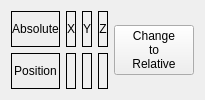
         <widget class="QWidget" name="page_6">
          <layout class="QGridLayout" name="gridLayout_3">
           <item row="0" column="0">
            <widget class="QLabel" name="label_8">
             <property name="frameShape">
              <enum>QFrame::Box</enum>
             </property>
             <property name="text">
              <string>Absolute</string>
             </property>
             <property name="alignment">
              <set>Qt::AlignCenter</set>
             </property>
            </widget>
           </item>
           <item row="0" column="4" rowspan="2">
            <widget class="QPushButton" name="droReletiveBtn">
             <property name="text">
              <string>Change
to
Relative</string>
             </property>
             <property name="page" stdset="0">
              <number>0</number>
             </property>
             <attribute name="buttonGroup">
              <string notr="true">droSmallNavBtns</string>
             </attribute>
            </widget>
           </item>
           <item row="1" column="0">
            <widget class="QLabel" name="label_11">
             <property name="frameShape">
              <enum>QFrame::Box</enum>
             </property>
             <property name="text">
              <string>Position</string>
             </property>
             <property name="alignment">
              <set>Qt::AlignCenter</set>
             </property>
            </widget>
           </item>
           <item row="1" column="1">
            <widget class="StatusLabel" name="statuslabel_12">
             <property name="font">
              <font>
               <family>DejaVu Sans</family>
               <pointsize>12</pointsize>
              </font>
             </property>
             <property name="frameShape">
              <enum>QFrame::Box</enum>
             </property>
             <property name="alignment">
              <set>Qt::AlignCenter</set>
             </property>
             <property name="rules" stdset="0">
              <string>[{&quot;channels&quot;: [{&quot;url&quot;: &quot;position:abs?string&amp;axis=x&quot;, &quot;trigger&quot;: true}], &quot;property&quot;: &quot;Text&quot;, &quot;expression&quot;: &quot;ch[0]&quot;, &quot;name&quot;: &quot;Absolute Position&quot;}]</string>
             </property>
            </widget>
           </item>
           <item row="1" column="2">
            <widget class="StatusLabel" name="statuslabel_13">
             <property name="font">
              <font>
               <family>DejaVu Sans</family>
               <pointsize>12</pointsize>
              </font>
             </property>
             <property name="frameShape">
              <enum>QFrame::Box</enum>
             </property>
             <property name="alignment">
              <set>Qt::AlignCenter</set>
             </property>
             <property name="rules" stdset="0">
              <string>[{&quot;channels&quot;: [{&quot;url&quot;: &quot;position:abs?string&amp;axis=y&quot;, &quot;trigger&quot;: true}], &quot;property&quot;: &quot;Text&quot;, &quot;expression&quot;: &quot;ch[0]&quot;, &quot;name&quot;: &quot;Absolute Position&quot;}]</string>
             </property>
            </widget>
           </item>
           <item row="1" column="3">
            <widget class="StatusLabel" name="statuslabel_14">
             <property name="font">
              <font>
               <family>DejaVu Sans</family>
               <pointsize>12</pointsize>
              </font>
             </property>
             <property name="frameShape">
              <enum>QFrame::Box</enum>
             </property>
             <property name="alignment">
              <set>Qt::AlignCenter</set>
             </property>
             <property name="rules" stdset="0">
              <string>[{&quot;channels&quot;: [{&quot;url&quot;: &quot;position:abs?string&amp;axis=z&quot;, &quot;trigger&quot;: true}], &quot;property&quot;: &quot;Text&quot;, &quot;expression&quot;: &quot;ch[0]&quot;, &quot;name&quot;: &quot;Absolute Position&quot;}]</string>
             </property>
            </widget>
           </item>
           <item row="0" column="1">
            <widget class="StatusLabel" name="statuslabel_28">
             <property name="frameShape">
              <enum>QFrame::Box</enum>
             </property>
             <property name="text">
              <string>X</string>
             </property>
             <property name="alignment">
              <set>Qt::AlignCenter</set>
             </property>
             <property name="rules" stdset="0">
              <string>[{&quot;channels&quot;: [{&quot;url&quot;: &quot;status:joint.0.homed&quot;, &quot;trigger&quot;: true}], &quot;property&quot;: &quot;Style Sheet&quot;, &quot;expression&quot;: &quot;'border-color: #00EE00;' if ch[0] else ''&quot;, &quot;name&quot;: &quot;X Axis Homed&quot;}]</string>
             </property>
            </widget>
           </item>
           <item row="0" column="2">
            <widget class="StatusLabel" name="statuslabel_30">
             <property name="frameShape">
              <enum>QFrame::Box</enum>
             </property>
             <property name="text">
              <string>Y</string>
             </property>
             <property name="alignment">
              <set>Qt::AlignCenter</set>
             </property>
             <property name="rules" stdset="0">
              <string>[{&quot;channels&quot;: [{&quot;url&quot;: &quot;status:joint.1.homed&quot;, &quot;trigger&quot;: true}], &quot;property&quot;: &quot;Style Sheet&quot;, &quot;expression&quot;: &quot;'border-color: #00EE00;' if ch[0] else ''&quot;, &quot;name&quot;: &quot;Y Axis Homed&quot;}]</string>
             </property>
            </widget>
           </item>
           <item row="0" column="3">
            <widget class="StatusLabel" name="statuslabel_29">
             <property name="frameShape">
              <enum>QFrame::Box</enum>
             </property>
             <property name="text">
              <string>Z</string>
             </property>
             <property name="alignment">
              <set>Qt::AlignCenter</set>
             </property>
             <property name="rules" stdset="0">
              <string>[{&quot;channels&quot;: [{&quot;url&quot;: &quot;status:joint.2.homed&quot;, &quot;trigger&quot;: true}], &quot;property&quot;: &quot;Style Sheet&quot;, &quot;expression&quot;: &quot;'border-color: #00EE00;' if ch[0] else ''&quot;, &quot;name&quot;: &quot;Z Axis Homed&quot;}]</string>
             </property>
            </widget>
           </item>
          </layout>
         </widget>
